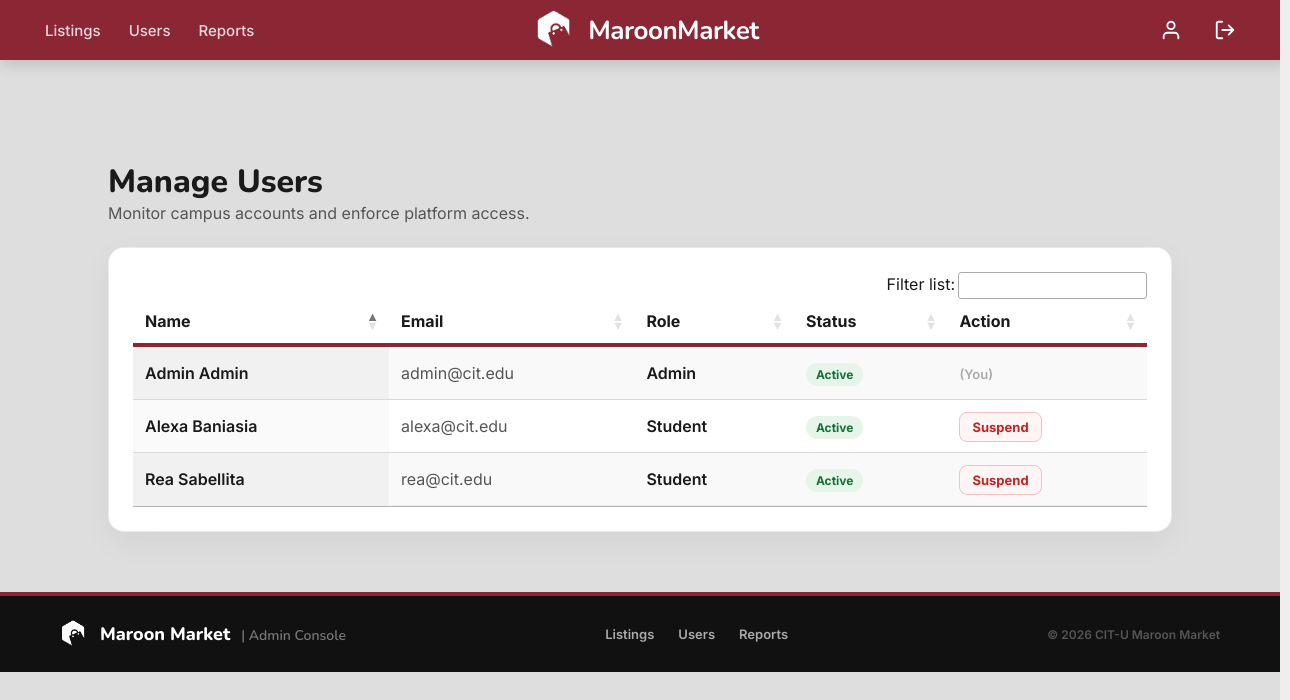
/admin-users.php (signed in), run on the app's committed database.
### tables this page shows
CREATE TABLE `users` (
  `userID` int(11) NOT NULL,
  `firstName` varchar(50) NOT NULL,
  `lastName` varchar(50) NOT NULL,
  `email` varchar(100) NOT NULL,
  `passwordHash` varchar(255) NOT NULL,
  `contactNumber` varchar(20) DEFAULT NULL,
  `role` enum('student','faculty','staff','admin') NOT NULL DEFAULT 'student',
  `status` enum('active','inactive') DEFAULT 'active'
);

### admin-users.php (the view, shortened to what this page needs)
<?php
    require_once 'includes/header.php';
    include 'connect.php';
    $users_query = mysqli_query($connection, "SELECT * FROM users ORDER BY userID DESC");
?>
<div class="page">
<div style="position: relative; z-index: 10; max-width: 1100px; margin: 0 auto; padding: 40px 18px 60px;">
    <div style="margin-bottom: 24px;">
    <h1 style="margin:0; font-family: 'Nunito', sans-serif; font-weight:800; font-size: 32px; color: #1a1a1a;">Manage Users</h1>
    <p style="color: #555;">Monitor campus accounts and enforce platform access.</p>
    </div>
    <div style="background: rgba(255,255,255,.98); border: 1px solid rgba(0,0,0,.08); border-radius: 16px; padding: 24px; box-shadow: 0 10px 30px rgba(0,0,0,0.05);">
    <?php if(mysqli_num_rows($users_query) == 0): ?>
        <div style="text-align: center; padding: 60px 20px; color: #666; background: #fafafa; border-radius: 12px; border: 1px dashed #ccc;">
            <svg width="48" height="48" fill="none" stroke="#aaa" stroke-width="1.5" viewBox="0 0 24 24" style="margin-bottom: 12px;"><path stroke-linecap="round" stroke-linejoin="round" d="M15 19.128a9.38 9.38 0 002.625.372 9.337 9.337 0 004.121-.952 4.125 4.125 0 00-7.533-2.493M15 19.128v-.003c0-1.113-.285-2.16-.786-3.07M15 19.128v.106A12.318 12.318 0 018.624 21c-2.331 0-4.512-.645-6.374-1.766l-.001-.109a6.375 6.375 0 0111.964-3.07M12 6.375a3.375 3.375 0 11-6.75 0 3.375 3.375 0 016.75 0zm8.25 2.25a2.625 2.625 0 11-5.25 0 2.625 2.625 0 015.25 0z"/></svg>
            <h3 style="font-size: 18px; color: #1a1a1a; margin-bottom: 8px;">No Users Found</h3>
            <p style="font-size: 14px;">There are currently no users registered in the system.</p>
        </div>
    <?php else: ?>
        <table id="adminTable" class="display" style="width:100%; border-collapse: collapse; text-align: left;">
            <thead>
            <tr style="border-bottom: 2px solid #8B2635;">
                <th style="padding: 12px;">Name</th>
                <th style="padding: 12px;">Email</th>
                <th style="padding: 12px;">Role</th>
                <th style="padding: 12px;">Status</th>
                <th style="padding: 12px;">Action</th>
            </tr>
            </thead>
            <tbody>
            <?php while($user = mysqli_fetch_assoc($users_query)): ?>
                <tr style="border-bottom: 1px solid #eee;">
                <td style="padding: 16px 12px; font-weight: 600; color: #1a1a1a;"><?php echo htmlspecialchars($user['firstName'] . ' ' . $user['lastName']); ?></td>
                <td style="padding: 16px 12px; color: #555;"><?php echo htmlspecialchars($user['email']); ?></td>
                <td style="padding: 16px 12px; font-weight: 600;"><?php echo ucfirst(htmlspecialchars($user['role'])); ?></td>
                <td style="padding: 16px 12px;">
                    <?php if($user['status'] == 'active'): ?>
                        <span style="background: #e6f4ea; color: #137333; padding: 4px 10px; border-radius: 20px; font-size: 12px; font-weight: 700;">Active</span>
                    <?php else: ?>
                        <span style="background: #fce8e6; color: #c5221f; padding: 4px 10px; border-radius: 20px; font-size: 12px; font-weight: 700;">Inactive</span>
                    <?php endif; ?>
                </td>
                <td style="padding: 16px 12px;">
                    <?php if($user['userID'] != $_SESSION['userID']): ?>
                        <?php if($user['status'] == 'active'): ?>
                            <a href="#" style="background: #fff5f5; border: 1px solid #f2c0c0; color: #c5221f; padding: 6px 12px; border-radius: 8px; font-size: 13px; font-weight: 700; text-decoration: none; transition: 0.2s;" onclick="showModal('Are you sure you want to suspend this user? They will not be able to log in.', 'admin-users.php?action=ban&id=<?php echo $user['userID']; ?>', event);">Suspend</a>
                        <?php else: ?>
                            <a href="admin-users.php?action=activate&id=<?php echo $user['userID']; ?>" style="background: #e6f4ea; border: 1px solid #b6ddc3; color: #137333; padding: 6px 12px; border-radius: 8px; font-size: 13px; font-weight: 700; text-decoration: none; transition: 0.2s;">Reactivate</a>
                        <?php endif; ?>
                    <?php else: ?>
                        <span style="color: #aaa; font-size: 13px; font-weight: 600;">(You)</span>
                    <?php endif; ?>
                </td>
                </tr>
            <?php endwhile; ?>
            </tbody>
        </table>
    <?php endif; ?>
    </div>
</div>
</div>
<?php require_once 'includes/footer.php'; ?>

### css/style.css (style rules this page uses)
*, *::before, *::after { box-sizing: border-box; margin: 0; padding: 0; }
html, body { font-family: "Inter", Helvetica, sans-serif; background: #f0eded; min-height: 100vh; color: #1a1a1a; }
html { scrollbar-width: thin; scrollbar-gutter: stable; overflow-y: scroll; }
a { text-decoration: none; }
.page { width: 100%; min-width: 1280px; margin: 0 auto; overflow: hidden; position: relative; padding-top: 60px; }

### data on the page
users: firstName+lastName "Rea Sabellita", email "rea@cit.edu", role "Student", status "Active"
users: firstName+lastName "Alexa Baniasia", email "alexa@cit.edu", role "Student", status "Active"
users: firstName+lastName "Admin Admin", email "admin@cit.edu", role "Admin", status "Active", shows "(You)"
